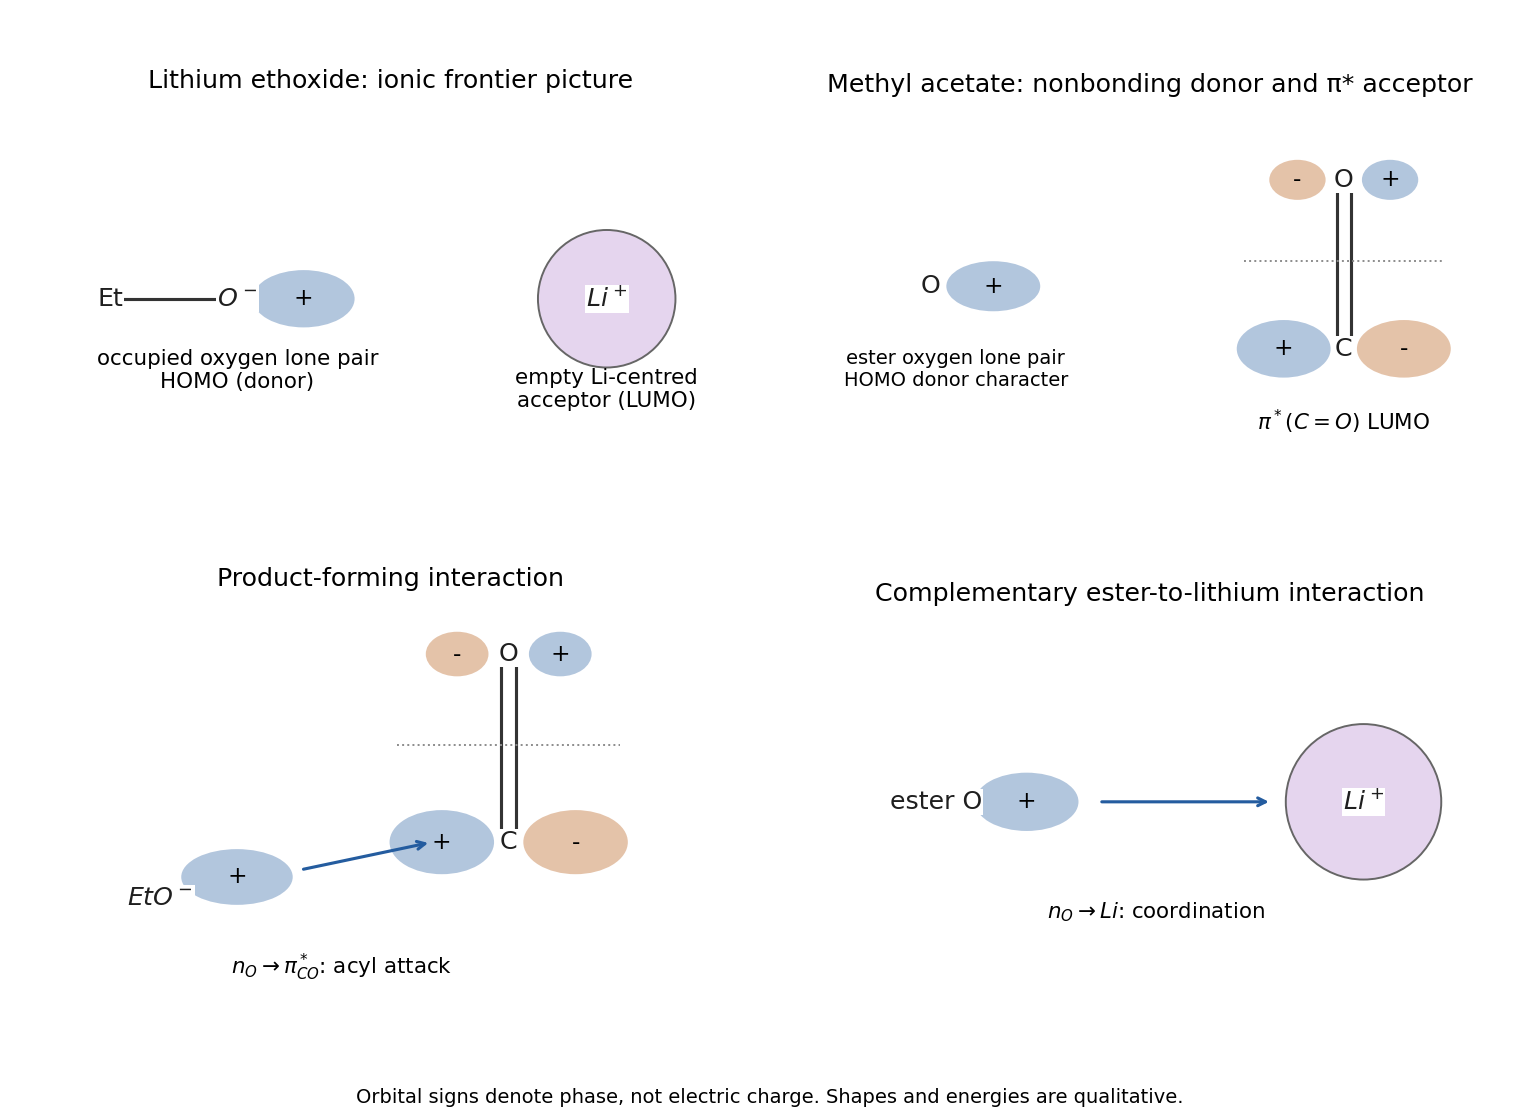

Write the Python code that produced this figure.
"""Original solution diagram; writes its PNG basename to the current directory."""
from pathlib import Path
import sys
for ancestor in Path(__file__).resolve().parents:
    if (ancestor/'tools'/'chemistry_diagram.py').exists():
        sys.path.insert(0,str(ancestor/'tools'));break
import matplotlib
matplotlib.use('Agg')
import matplotlib.pyplot as plt
import numpy as np
from matplotlib.patches import Circle, Ellipse, FancyArrowPatch, PathPatch
from matplotlib.path import Path as MplPath
from chemistry_diagram import bond, atom, curly, wedge, finish, save, BLUE, ORANGE

fig,axs=plt.subplots(2,2,figsize=(11,8),facecolor='white')
def lobe(ax,pos,w=.6,h=.35,phase='+'):
 ax.add_patch(Ellipse(pos,w,h,fc=BLUE if phase=='+' else ORANGE,ec='none',alpha=.35));ax.text(*pos,phase,ha='center',va='center',fontsize=12)
def pi_star(ax,x=0,y=0):
 C=(x,y);O=(x,y+1.35);bond(ax,C,O,2);atom(ax,C,'C');atom(ax,O,'O')
 for dx,ph in [(-.48,'+'),(.48,'-')]:lobe(ax,(x+dx,y),.75,.46,ph)
 for dx,ph in [(-.37,'-'),(.37,'+')]:lobe(ax,(x+dx,y+1.35),.45,.32,ph)
 ax.plot([x-.8,x+.8],[y+.7,y+.7],color='.55',ls=':',lw=1)
ax=axs[0,0];bond(ax,(-1.4,.2),(-.4,.2));atom(ax,(-1.4,.2),'Et');atom(ax,(-.4,.2),r'$O^-$');lobe(ax,(.12,.2),.8,.45);ax.text(-.4,-.5,'occupied oxygen lone pair\nHOMO (donor)',ha='center',fontsize=11)
ax.add_patch(Circle((2.5,.2),.54,fc='#e5d5ee',ec='.4'));atom(ax,(2.5,.2),r'$Li^+$');ax.text(2.5,-.65,'empty Li-centred\nacceptor (LUMO)',ha='center',fontsize=11)
finish(ax,(-2.1,3.7),(-1.3,1.7),'Lithium ethoxide: ionic frontier picture')
ax=axs[0,1];atom(ax,(-1.5,.3),'O');lobe(ax,(-1,.3),.75,.4);ax.text(-1.3,-.5,'ester oxygen lone pair\nHOMO donor character',ha='center',fontsize=10);pi_star(ax,1.8,-.2);ax.text(1.8,-.85,r'$\pi^*(C=O)$ LUMO',ha='center',fontsize=11)
finish(ax,(-2.7,3.2),(-1.3,1.7),'Methyl acetate: nonbonding donor and π* acceptor')
ax=axs[1,0];pi_star(ax,.8,-.1);atom(ax,(-1.7,-.5),r'$EtO^-$');lobe(ax,(-1.15,-.35),.8,.4);ax.annotate('',(.25,-.1),(-.7,-.3),arrowprops={'arrowstyle':'->','color':BLUE,'lw':1.6});ax.text(-.4,-1.05,r'$n_O\rightarrow\pi^*_{CO}$: acyl attack',ha='center',fontsize=11)
finish(ax,(-2.7,2.6),(-1.5,1.6),'Product-forming interaction')
ax=axs[1,1];atom(ax,(-1.5,.2),'ester O');lobe(ax,(-.8,.2),.8,.45);ax.add_patch(Circle((1.8,.2),.6,fc='#e5d5ee',ec='.4'));atom(ax,(1.8,.2),r'$Li^+$');ax.annotate('',(1.1,.2),(-.25,.2),arrowprops={'arrowstyle':'->','color':BLUE,'lw':1.6});ax.text(.2,-.7,r'$n_O\rightarrow Li$: coordination',ha='center',fontsize=11)
finish(ax,(-2.7,3.0),(-1.5,1.6),'Complementary ester-to-lithium interaction')
fig.text(.5,.015,'Orbital signs denote phase, not electric charge. Shapes and energies are qualitative.',ha='center',fontsize=10)

fig.tight_layout();save(fig,'paper-1-acyl-frontiers.png')
